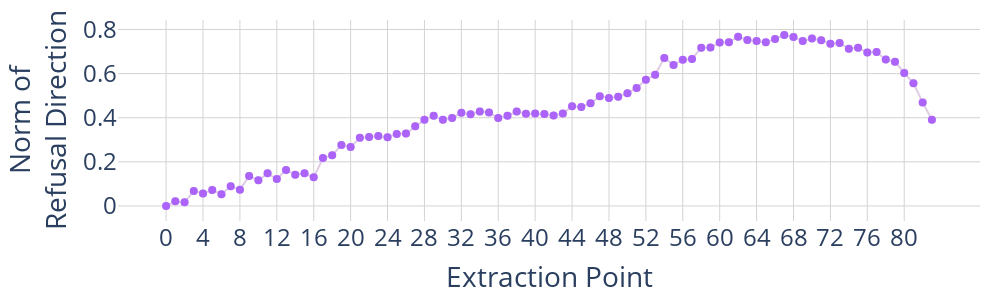
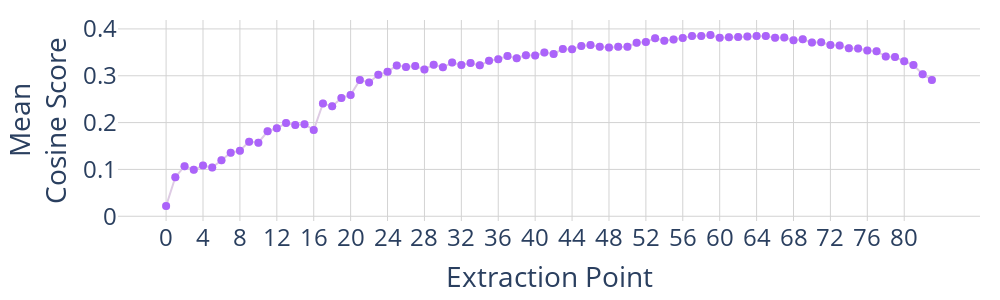

The cell these charts' notebook holds for them, in order:
### Code cell
from torch.nn.functional import normalize

layer_names = sum([[f"{i}", f"{i}-mid"] for i in range(num_layers)], [])
layer_names = [str(i) for i in range(2 * num_layers)]

harmful_acts_normed_mean_normed = normalize(
    harmful_acts_normed_mean[:, :, chosen_token], dim=-1
)
harmless_acts_normed_mean_normed = normalize(
    harmless_acts_normed_mean[:, :, chosen_token], dim=-1
)
raw_dirs = harmful_acts_normed_mean_normed - harmless_acts_normed_mean_normed

raw_dirs = raw_dirs.reshape((-1, raw_dirs.shape[-1]))

fig = go.Figure()

fig.add_trace(
    go.Scatter(
        x=layer_names,
        y=raw_dirs.norm(dim=-1),
        mode="lines+markers",
        yaxis="y",
        marker_color=colour_map_light["neutral"],
        marker_size=8,
        showlegend=False,
    )
)
fig.add_trace(
    go.Scatter(
        x=layer_names[::],
        y=raw_dirs.norm(dim=-1)[::],
        mode="markers",
        yaxis="y",
        marker_color=colour_map["neutral"],
        marker_size=8,
        showlegend=False,
    )
)

print(layer_names[np.argmax(raw_dirs.norm(dim=-1)[:-1])])


fig.update_layout(
    # title=(
    #     "Statistics of refusal direction candidates at each layer"
    #     f" layer for {MODEL_PATH}"
    # ),
    plot_bgcolor="white",
    grid=dict(rows=1, columns=1),
    xaxis=dict(
        type="category",
        title=dict(text="Extraction Point", font=dict(size=28)),
        dtick=4,
        gridcolor="lightgrey",
        tickfont=dict(size=24),
    ),
    yaxis=dict(
        title=dict(text="Norm of<br>Refusal Direction", font=dict(size=28)),
        gridcolor="lightgrey",
        zeroline=False,
        tickfont=dict(size=24),
    ),
    hovermode="x unified",
    height=300,
    width=1000,
    # width=20 + 12 * len(x_values),
    margin=dict(l=20, r=20, t=20, b=20),
)
fig.show()

flatten_dirs = refusal_dirs.reshape(-1, refusal_dirs.shape[-1])
pairwise_cosine = flatten_dirs @ flatten_dirs.T
# pairwise_cosine = np.arccos(pairwise_cosine)
mean_cosine = np.nanmean(pairwise_cosine, axis=-1)

fig = go.Figure()
fig.add_trace(
    go.Scatter(
        x=layer_names,
        y=mean_cosine,
        mode="lines+markers",
        yaxis="y",
        marker_color=colour_map_light["neutral"],
        showlegend=False,
        marker_size=8,
    )
)
fig.add_trace(
    go.Scatter(
        x=layer_names[::],
        y=mean_cosine[::],
        mode="markers",
        yaxis="y",
        marker_color=colour_map["neutral"],
        showlegend=False,
        marker_size=8,
    )
)

# fig.add_trace(
#     go.Scatter(
#         x=layer_names,
#         y=raw_dirs.norm(dim=-1) + mean_cosine / mean_cosine.max(),
#         mode="lines+markers",
#         yaxis="y3",
#         marker_color=colour_map_light["neutral"],
#         showlegend=False
#     )
# )

fig.update_layout(
    # title=(
    #     "Statistics of refusal direction candidates at each extraction point"
    #     f" for {MODEL_PATH}"
    # ),
    plot_bgcolor="white",
    grid=dict(rows=1, columns=1),
    xaxis=dict(
        type="category",
        title=dict(text="Extraction Point", font=dict(size=28)),
        dtick=4,
        gridcolor="lightgrey",
        tickfont=dict(size=24),
    ),
    yaxis=dict(
        title=dict(text=f"Mean<br>Cosine Score", font=dict(size=28)),
        gridcolor="lightgrey",
        zeroline=False,
        tickfont=dict(size=24),
    ),
    hovermode="x unified",
    height=300,
    width=1000,
    # width=20 + 12 * len(x_values),
    margin=dict(l=20, r=20, t=20, b=20),
)

fig.show()
layer_names[np.nanargmax(mean_cosine)]

### Figure 1 — Plotly figure (JSON) as saved in the notebook; plotly's stock layout.template omitted (floating-point values rounded to 4 significant figures)
{"data": [{"marker": {"color": "rgb(222,203,228)", "size": 8}, "mode": "lines+markers", "showlegend": false, "type": "scatter", "x": ["0", "1", "2", "3", "4", "5", "6", "7", "8", "9", "10", "11", "12", "13", "14", "15", "16", "17", "18", "19", "20", "21", "22", "23", "24", "25", "26", "27", "28", "29", "30", "31", "32", "33", "34", "35", "36", "37", "38", "39", "40", "41", "42", "43", "44", "45", "46", "47", "48", "49", "50", "51", "52", "53", "54", "55", "56", "57", "58", "59", "60", "61", "62", "63", "64", "65", "66", "67", "68", "69", "70", "71", "72", "73", "74", "75", "76", "77", "78", "79", "80", "81", "82", "83"], "y": [2.72e-08, 0.0212, 0.01633, 0.06817, 0.0565, 0.07179, 0.05351, 0.08882, 0.07375, 0.1359, 0.1161, 0.1478, 0.1222, 0.1632, 0.1415, 0.1482, 0.1298, 0.2174, 0.2298, 0.2761, 0.2678, 0.3087, 0.3126, 0.3172, 0.3116, 0.3267, 0.3285, 0.3609, 0.3913, 0.4087, 0.3905, 0.3987, 0.4224, 0.4162, 0.4279, 0.4234, 0.3985, 0.4089, 0.428, 0.4179, 0.4188, 0.4164, 0.4106, 0.419, 0.4519, 0.4492, 0.4656, 0.4973, 0.4896, 0.4956, 0.5108, 0.5352, 0.5722, 0.5949, 0.6711, 0.6386, 0.6629, 0.6663, 0.7176, 0.7181, 0.7408, 0.7419, 0.7675, 0.7524, 0.7482, 0.7417, 0.7574, 0.7749, 0.7665, 0.7484, 0.7593, 0.751, 0.7358, 0.7391, 0.7126, 0.7179, 0.6957, 0.6979, 0.6639, 0.654, 0.6029, 0.5565, 0.4695, 0.3905], "yaxis": "y"}, {"marker": {"color": "#AB63FA", "size": 8}, "mode": "markers", "showlegend": false, "type": "scatter", "x": ["0", "1", "2", "3", "4", "5", "6", "7", "8", "9", "10", "11", "12", "13", "14", "15", "16", "17", "18", "19", "20", "21", "22", "23", "24", "25", "26", "27", "28", "29", "30", "31", "32", "33", "34", "35", "36", "37", "38", "39", "40", "41", "42", "43", "44", "45", "46", "47", "48", "49", "50", "51", "52", "53", "54", "55", "56", "57", "58", "59", "60", "61", "62", "63", "64", "65", "66", "67", "68", "69", "70", "71", "72", "73", "74", "75", "76", "77", "78", "79", "80", "81", "82", "83"], "y": [2.72e-08, 0.0212, 0.01633, 0.06817, 0.0565, 0.07179, 0.05351, 0.08882, 0.07375, 0.1359, 0.1161, 0.1478, 0.1222, 0.1632, 0.1415, 0.1482, 0.1298, 0.2174, 0.2298, 0.2761, 0.2678, 0.3087, 0.3126, 0.3172, 0.3116, 0.3267, 0.3285, 0.3609, 0.3913, 0.4087, 0.3905, 0.3987, 0.4224, 0.4162, 0.4279, 0.4234, 0.3985, 0.4089, 0.428, 0.4179, 0.4188, 0.4164, 0.4106, 0.419, 0.4519, 0.4492, 0.4656, 0.4973, 0.4896, 0.4956, 0.5108, 0.5352, 0.5722, 0.5949, 0.6711, 0.6386, 0.6629, 0.6663, 0.7176, 0.7181, 0.7408, 0.7419, 0.7675, 0.7524, 0.7482, 0.7417, 0.7574, 0.7749, 0.7665, 0.7484, 0.7593, 0.751, 0.7358, 0.7391, 0.7126, 0.7179, 0.6957, 0.6979, 0.6639, 0.654, 0.6029, 0.5565, 0.4695, 0.3905], "yaxis": "y"}], "layout": {"grid": {"columns": 1, "rows": 1}, "height": 300, "hovermode": "x unified", "margin": {"b": 20, "l": 20, "r": 20, "t": 20}, "plot_bgcolor": "white", "width": 1000, "xaxis": {"dtick": 4, "gridcolor": "lightgrey", "tickfont": {"size": 24}, "title": {"font": {"size": 28}, "text": "Extraction Point"}, "type": "category"}, "yaxis": {"gridcolor": "lightgrey", "tickfont": {"size": 24}, "title": {"font": {"size": 28}, "text": "Norm of<br>Refusal Direction"}, "zeroline": false}}}

### Figure 2 — Plotly figure (JSON) as saved in the notebook; plotly's stock layout.template omitted (floating-point values rounded to 4 significant figures)
{"data": [{"marker": {"color": "rgb(222,203,228)", "size": 8}, "mode": "lines+markers", "showlegend": false, "type": "scatter", "x": ["0", "1", "2", "3", "4", "5", "6", "7", "8", "9", "10", "11", "12", "13", "14", "15", "16", "17", "18", "19", "20", "21", "22", "23", "24", "25", "26", "27", "28", "29", "30", "31", "32", "33", "34", "35", "36", "37", "38", "39", "40", "41", "42", "43", "44", "45", "46", "47", "48", "49", "50", "51", "52", "53", "54", "55", "56", "57", "58", "59", "60", "61", "62", "63", "64", "65", "66", "67", "68", "69", "70", "71", "72", "73", "74", "75", "76", "77", "78", "79", "80", "81", "82", "83"], "y": [0.02202, 0.08349, 0.107, 0.09906, 0.1083, 0.1041, 0.1198, 0.1357, 0.1401, 0.1594, 0.157, 0.1813, 0.1878, 0.1989, 0.1949, 0.1964, 0.184, 0.241, 0.2349, 0.2523, 0.2592, 0.2908, 0.2856, 0.302, 0.3085, 0.3221, 0.3187, 0.3209, 0.3135, 0.3237, 0.318, 0.328, 0.323, 0.3271, 0.3222, 0.3318, 0.3351, 0.3422, 0.3373, 0.344, 0.343, 0.3495, 0.3466, 0.3571, 0.3567, 0.3634, 0.3656, 0.3617, 0.3603, 0.3617, 0.3622, 0.3705, 0.3721, 0.3802, 0.375, 0.3774, 0.3805, 0.3847, 0.3848, 0.3869, 0.3811, 0.3822, 0.3826, 0.3837, 0.3847, 0.3848, 0.3811, 0.3818, 0.3756, 0.3779, 0.3707, 0.3714, 0.3656, 0.3647, 0.3587, 0.358, 0.3537, 0.3523, 0.3409, 0.3399, 0.331, 0.3229, 0.3032, 0.291], "yaxis": "y"}, {"marker": {"color": "#AB63FA", "size": 8}, "mode": "markers", "showlegend": false, "type": "scatter", "x": ["0", "1", "2", "3", "4", "5", "6", "7", "8", "9", "10", "11", "12", "13", "14", "15", "16", "17", "18", "19", "20", "21", "22", "23", "24", "25", "26", "27", "28", "29", "30", "31", "32", "33", "34", "35", "36", "37", "38", "39", "40", "41", "42", "43", "44", "45", "46", "47", "48", "49", "50", "51", "52", "53", "54", "55", "56", "57", "58", "59", "60", "61", "62", "63", "64", "65", "66", "67", "68", "69", "70", "71", "72", "73", "74", "75", "76", "77", "78", "79", "80", "81", "82", "83"], "y": [0.02202, 0.08349, 0.107, 0.09906, 0.1083, 0.1041, 0.1198, 0.1357, 0.1401, 0.1594, 0.157, 0.1813, 0.1878, 0.1989, 0.1949, 0.1964, 0.184, 0.241, 0.2349, 0.2523, 0.2592, 0.2908, 0.2856, 0.302, 0.3085, 0.3221, 0.3187, 0.3209, 0.3135, 0.3237, 0.318, 0.328, 0.323, 0.3271, 0.3222, 0.3318, 0.3351, 0.3422, 0.3373, 0.344, 0.343, 0.3495, 0.3466, 0.3571, 0.3567, 0.3634, 0.3656, 0.3617, 0.3603, 0.3617, 0.3622, 0.3705, 0.3721, 0.3802, 0.375, 0.3774, 0.3805, 0.3847, 0.3848, 0.3869, 0.3811, 0.3822, 0.3826, 0.3837, 0.3847, 0.3848, 0.3811, 0.3818, 0.3756, 0.3779, 0.3707, 0.3714, 0.3656, 0.3647, 0.3587, 0.358, 0.3537, 0.3523, 0.3409, 0.3399, 0.331, 0.3229, 0.3032, 0.291], "yaxis": "y"}], "layout": {"grid": {"columns": 1, "rows": 1}, "height": 300, "hovermode": "x unified", "margin": {"b": 20, "l": 20, "r": 20, "t": 20}, "plot_bgcolor": "white", "width": 1000, "xaxis": {"dtick": 4, "gridcolor": "lightgrey", "tickfont": {"size": 24}, "title": {"font": {"size": 28}, "text": "Extraction Point"}, "type": "category"}, "yaxis": {"gridcolor": "lightgrey", "tickfont": {"size": 24}, "title": {"font": {"size": 28}, "text": "Mean<br>Cosine Score"}, "zeroline": false}}}
